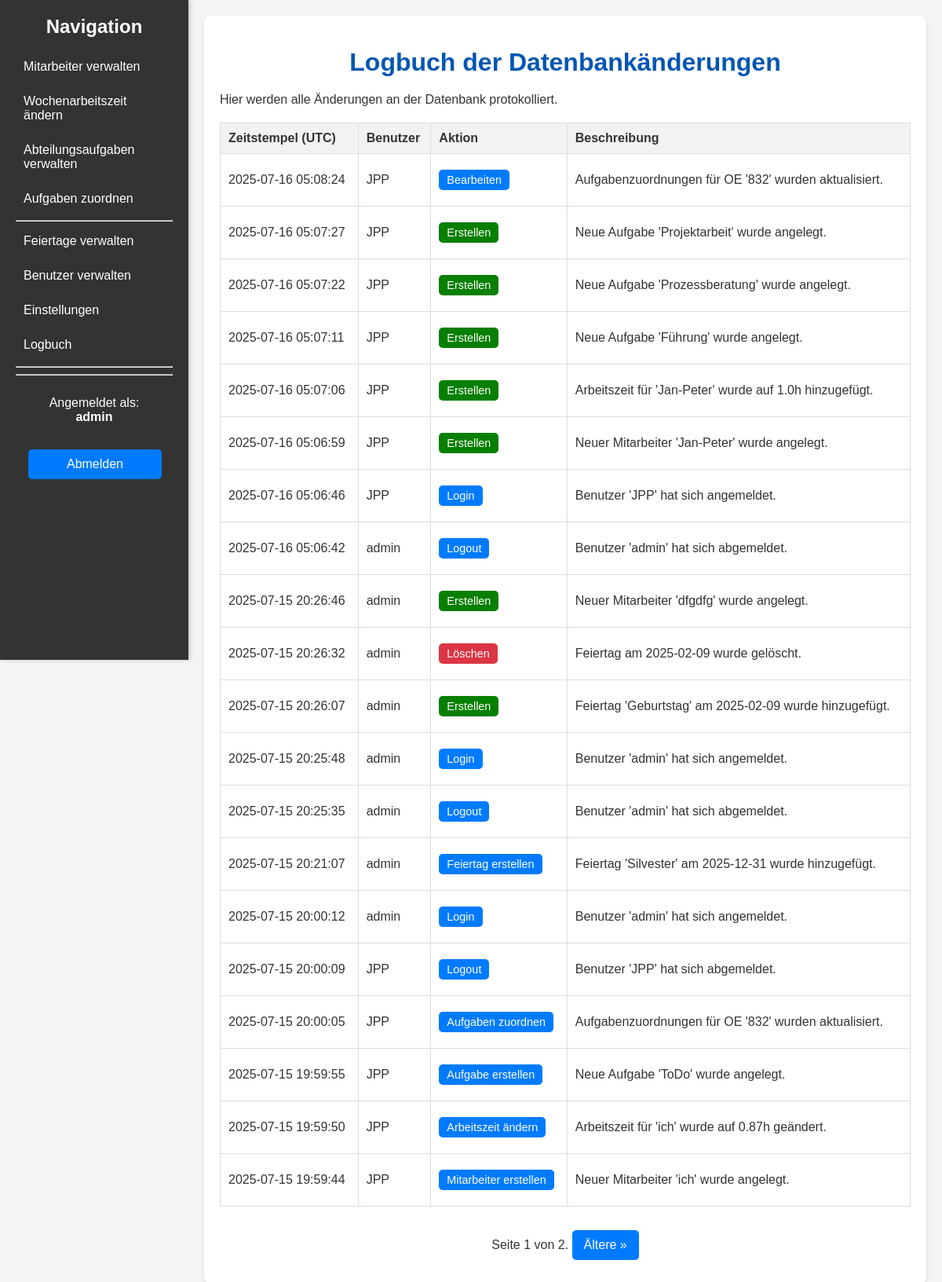
Page /admin/logbook (signed in) on the committed database.
### models.py (models this page shows, shortened)
class User(db.Model, UserMixin):
    id = db.Column(db.Integer, primary_key=True)
    username = db.Column(db.String(100), unique=True, nullable=False)
    password_hash = db.Column(db.String(128))
    oe_number = db.Column(db.String(50), nullable=False)
    is_admin = db.Column(db.Boolean, default=False)

class Log(db.Model):
    id = db.Column(db.Integer, primary_key=True)
    timestamp = db.Column(db.DateTime, default=datetime.utcnow, nullable=False)
    user_id = db.Column(db.Integer, db.ForeignKey('user.id'), nullable=True) # Nullable, falls Aktionen ohne Benutzerkontext stattfinden
    username = db.Column(db.String(100), nullable=False)
    action = db.Column(db.String(50), nullable=False)
    description = db.Column(db.String(500), nullable=False)
    user = db.relationship('User', backref='logs')

### app.py (the view)
@app.route('/admin/logbook')
@login_required
@admin_required
def logbook():
    page = request.args.get('page', 1, type=int)
    logs = Log.query.order_by(Log.timestamp.desc()).paginate(page=page, per_page=20)
    return render_template('logbook.html', logs=logs)

### app.py (called while the page is built)
@login_manager.user_loader
def load_user(user_id):
    return User.query.get(int(user_id))

def admin_required(f):
    @wraps(f)
    def decorated_function(*args, **kwargs):
        if not current_user.is_admin:
            flash('Für diese Aktion sind Administratorrechte erforderlich.', 'danger')
            return redirect(url_for('index'))
        return f(*args, **kwargs)
    return decorated_function

### templates/logbook.html (shortened to what this page needs)
{% extends "base.html" %}
{% block content %}
    <h1>Logbuch der Datenbankänderungen</h1>
    <p>Hier werden alle Änderungen an der Datenbank protokolliert.</p>
    <table id="logbookTable">
        <thead>
            <tr>
                <th>Zeitstempel (UTC)</th>
                <th>Benutzer</th>
                <th>Aktion</th>
                <th>Beschreibung</th>
            </tr>
        </thead>
        <tbody>
            {% for log in logs.items %}
            <tr>
                <td>{{ log.timestamp.strftime('%Y-%m-%d %H:%M:%S') }}</td>
                <td>{{ log.username }}</td>
                <td><span class="button small
                    {% if log.action == 'Erstellen' %}create{% elif log.action == 'Löschen' %}delete{% else %}edit-btn{% endif %}">
                    {{ log.action }}
                    </span>
                </td>
                <td style="word-break: break-all;">{{ log.description }}</td>
            </tr>
            {% else %}
            <tr>
                <td colspan="4">Das Logbuch ist leer.</td>
            </tr>
            {% endfor %}
        </tbody>
    </table>
    <div class="pagination" style="text-align: center; margin-top: 20px;">
        Seite {{ logs.page }} von {{ logs.pages }}.
        {% if logs.has_next %}
            <a href="{{ url_for('logbook', page=logs.next_num) }}" class="button">Ältere &raquo;</a>
        {% endif %}
    </div>
{% endblock %}

### templates/base.html (shortened to what this page needs)
<!DOCTYPE html>
<html lang="de">
<head>
    <link rel="stylesheet" href="{{ url_for('static', filename='style.css') }}">
</head>
<body>
    <div class="wrapper">
        {% block sidebar %}
        <div class="sidebar">
            <h2>Navigation</h2>
            <ul>
                <li><a href="{{ url_for('employees') }}">Mitarbeiter verwalten</a></li>
                <li><a href="{{ url_for('working_hours_changes') }}">Wochenarbeitszeit ändern</a></li>
                <li><a href="{{ url_for('department_tasks') }}">Abteilungsaufgaben verwalten</a></li>
                <li><a href="{{ url_for('assign_tasks') }}">Aufgaben zuordnen</a></li>
                {% if current_user.is_admin %}
                    <hr>
                    <li><a href="{{ url_for('holidays') }}">Feiertage verwalten</a></li>
                    <li><a href="{{ url_for('user_list') }}">Benutzer verwalten</a></li>
                    <li><a href="{{ url_for('settings') }}">Einstellungen</a></li>
                    <li><a href="{{ url_for('logbook') }}">Logbuch</a></li>
                {% endif %}
                <hr>
                <hr>
            </ul>
            <div style="position: relative; top: 10px; width: 100%;">
                 <p style="text-align: center;">Angemeldet als:<br><b>{{ current_user.username }}</b></p>
                 <a href="{{ url_for('logout') }}" class="button" style="width: 70%; margin: 8%;">Abmelden</a>
            </div>
        </div>
        {% endblock %}
        <div class="main-content">
            <div class="container">
                {% block content %}{% endblock %}
            </div>
        </div>
    </div>
</body>
</html>

### static/style.css (style rules this page uses)
body { font-family: Arial, sans-serif; margin: 0; background-color: #f4f4f4; color: #333; }
.wrapper { display: flex; min-height: 100vh; }
.sidebar { width: 200px; background-color: #333; color: white; padding: 20px; box-shadow: 2px 0 5px rgba(0,0,0,0.2); flex-shrink: 0; position: sticky; top: 0; height: 100vh; overflow-y: auto; }
.sidebar h2 { color: white; margin-top: 0; text-align: center; }
.sidebar ul { list-style: none; padding: 0; }
.sidebar ul li { margin-bottom: 10px; }
.sidebar ul li a { text-decoration: none; color: white; display: block; padding: 8px 10px; border-radius: 4px; }
.main-content { flex-grow: 1; padding: 20px; }
.container { max-width: 900px; margin: 0 auto; background-color: #fff; padding: 20px; border-radius: 8px; box-shadow: 0 2px 4px rgba(0, 0, 0, 0.1); }
h1, h2 { color: #0056b3; text-align: center; margin-bottom: 20px; }
table { width: 100%; border-collapse: collapse; margin-top: 20px; }
table, th, td { border: 1px solid #ddd; }
th, td { padding: 10px; text-align: left; }
th { background-color: #f2f2f2; }
.button { display: inline-block; padding: 10px 15px; margin: 10px 0; background-color: #007bff; color: white; text-align: center; text-decoration: none; border-radius: 5px; border: none; cursor: pointer; }
.button.small { padding: 5px 10px; font-size: 0.9em; }
.button.delete { background-color: #dc3545; }
.button.create { background-color: #077f01; }

### rows in the picture
User: username "admin"
Log: timestamp "2025-07-16 05:08:24", username "JPP", action "Bearbeiten", description "Aufgabenzuordnungen für OE '832' wurden aktualisiert."
Log: timestamp "2025-07-16 05:07:27", username "JPP", action "Erstellen", description "Neue Aufgabe 'Projektarbeit' wurde angelegt."
Log: timestamp "2025-07-16 05:07:22", username "JPP", action "Erstellen", description "Neue Aufgabe 'Prozessberatung' wurde angelegt."
Log: timestamp "2025-07-16 05:07:11", username "JPP", action "Erstellen", description "Neue Aufgabe 'Führung' wurde angelegt."
Log: timestamp "2025-07-16 05:07:06", username "JPP", action "Erstellen", description "Arbeitszeit für 'Jan-Peter' wurde auf 1.0h hinzugefügt."
Log: timestamp "2025-07-16 05:06:59", username "JPP", action "Erstellen", description "Neuer Mitarbeiter 'Jan-Peter' wurde angelegt."
Log: timestamp "2025-07-16 05:06:46", username "JPP", action "Login", description "Benutzer 'JPP' hat sich angemeldet."
Log: timestamp "2025-07-16 05:06:42", username "admin", action "Logout", description "Benutzer 'admin' hat sich abgemeldet."
Log: timestamp "2025-07-15 20:26:46", username "admin", action "Erstellen", description "Neuer Mitarbeiter 'dfgdfg' wurde angelegt."
Log: timestamp "2025-07-15 20:26:32", username "admin", action "Löschen", description "Feiertag am 2025-02-09 wurde gelöscht."
Log: timestamp "2025-07-15 20:26:07", username "admin", action "Erstellen", description "Feiertag 'Geburtstag' am 2025-02-09 wurde hinzugefügt."
Log: timestamp "2025-07-15 20:25:48", username "admin", action "Login", description "Benutzer 'admin' hat sich angemeldet."
Log: timestamp "2025-07-15 20:25:35", username "admin", action "Logout", description "Benutzer 'admin' hat sich abgemeldet."
Log: timestamp "2025-07-15 20:21:07", username "admin", action "Feiertag erstellen", description "Feiertag 'Silvester' am 2025-12-31 wurde hinzugefügt."
Log: timestamp "2025-07-15 20:00:12", username "admin", action "Login", description "Benutzer 'admin' hat sich angemeldet."
Log: timestamp "2025-07-15 20:00:09", username "JPP", action "Logout", description "Benutzer 'JPP' hat sich abgemeldet."
Log: timestamp "2025-07-15 20:00:05", username "JPP", action "Aufgaben zuordnen", description "Aufgabenzuordnungen für OE '832' wurden aktualisiert."
Log: timestamp "2025-07-15 19:59:55", username "JPP", action "Aufgabe erstellen", description "Neue Aufgabe 'ToDo' wurde angelegt."
Log: timestamp "2025-07-15 19:59:50", username "JPP", action "Arbeitszeit ändern", description "Arbeitszeit für 'ich' wurde auf 0.87h geändert."
Log: timestamp "2025-07-15 19:59:44", username "JPP", action "Mitarbeiter erstellen", description "Neuer Mitarbeiter 'ich' wurde angelegt."

### other values in the picture
{{ logs.page }} "1"
{{ logs.pages }} "2"
